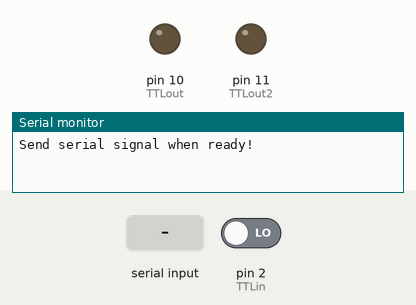
The sketch below on a simulated Arduino Uno, built with avr-gcc and run on an emulated ATmega328P. Parts: output pins drawn as LEDs (lit = HIGH), the last lines printed to the serial monitor. Inputs (shaded band) come from the test bench; at power-on: pin 2 (TTLin) LOW.

Above: at 1.2 s.
1.3 s: "1" received over Serial
2.8 s: pin 2 (TTLin) driven HIGH
At 3.4 s:
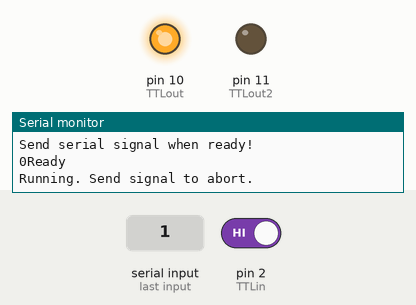
4.3 s: pin 2 (TTLin) driven LOW
At 5.5 s:
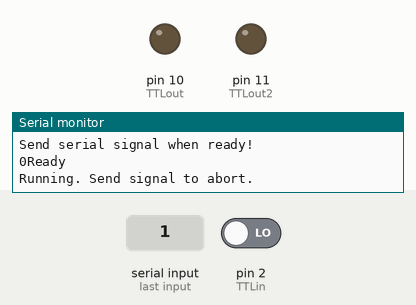
5.8 s: "0" received over Serial
Timing chart, 0 to 8.3 s (numbered marks = the images above; inputs shaded):
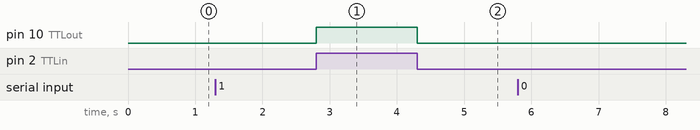

Measured:
- after the input at 2.8 s, pin 10 (TTLout): LOW → HIGH at once
- after the input at 4.3 s, pin 10 (TTLout): HIGH → LOW at once

The sketch:

ObserverOpto3.2_220302_cont_yel_forCaImaging.ino
```cpp
/*
  ObserverOpto v3.0 by Ichiro Aoki
  v3.1 --> 3.2
  Ch_10 can be used.

  v3.0 --> 3.1
  Specifically designed for continuous illumination (of 590 nm LED) for Chrimson optogenetics.
  Delay command and unnecessary parameters were removed.
  Ch_10 is supposed not to be used.

  v2.0 --> 3.0
  Trigger of blue illumination was synchronized to each shutter opening.

  v2.0
  This is to control two LEDs (such as PriorLED) through TTL in response to a camera shutter.
  Connect "#2 Camera Exposing Output" of Evolve delta camera to port #2 of Arduino.
  Connect TTL ports of yellow and blue LED to port #12 and 13 of Arduino.
  Run this program while Arduino being connecte to PC and a Serial monitor on.
  Arduino gets ready for camera signal after a serial signal is sent.
  Illumination cycles start in response to the first exposure.
  Ch10 is on while the camera shutter is open.
  (The camera shutter and z-position are controlled from MicroManager in the PC.)
*/

const int TTLin = 2;
const int TTLout = 10;
const int TTLout2 = 11;
int mode = 0;
//Set 4 parameters below
const int num_Z = 2; //Number of Z planes
const int init_delay = num_Z * 30;    // Number of Ch10 pulses before Ch11 signal.
const int pulse_max = num_Z * 30;     // Number of additional Ch10 pulses after which Ch11 signal stops.
//const int pulse_dur = 10000;       // yellow pulse length in ms
//const int interval = 0; // Time between end of Ch10 pulse and start of Ch11 signal.
const int num_10 = num_Z * 90;  //Number of total Ch10 pulses
//const int delay_2 = 60;    // Number of blue pulses until second yellow illumination.

void setup()
{
  pinMode(TTLin, INPUT);
  pinMode(TTLout, OUTPUT);
  pinMode(TTLout2, OUTPUT);
  Serial.begin(57600);
}

void loop()
{
  Serial.println("Send serial signal when ready!");
  while (mode == 0) {
    mode = 1;
    digitalWrite(TTLout, LOW);
    digitalWrite(TTLout2, LOW);
    int pulse_started = 0;
    int pulse_ended = 0;
    int Ch_11 = 0;
    while (mode == 1) {
      if (Serial.read() > 0) {
        mode = 2;
        Serial.print(pulse_started);
        Serial.println("Ready");
        while (mode == 2) {
          if (digitalRead(2)) {
            mode = 3;
            Serial.println("Running. Send signal to abort.");
            while (mode == 3 && pulse_ended < num_10) {
              if (digitalRead(2) && (pulse_started == pulse_ended)) {
                digitalWrite(TTLout, HIGH);
                pulse_started++;
              }
              if (!digitalRead(2) && (pulse_started > pulse_ended)) {
                digitalWrite(TTLout, LOW);
                pulse_ended++;
              }
              if ((pulse_ended >= init_delay) && (Ch_11 == 0)) {
                digitalWrite(TTLout2, HIGH);
                Ch_11++;
              }
              if ((pulse_ended >= init_delay + pulse_max) && (Ch_11 == 1)) {
                digitalWrite(TTLout2, LOW);
                Ch_11++;
              }

//              else{
//                digitalWrite(TTLout2, LOW);
//              }
              if (Serial.read() > 0) {
                mode = 4;
                Serial.print(pulse_started);
                Serial.println("Aborted");
              }
            }
          }
          if (Serial.read() > 0) {
            mode = 4;
            Serial.print(pulse_started);
            Serial.println("Aborted");
          }
        }
      }
    }
  }
  mode = 0;
}
```
